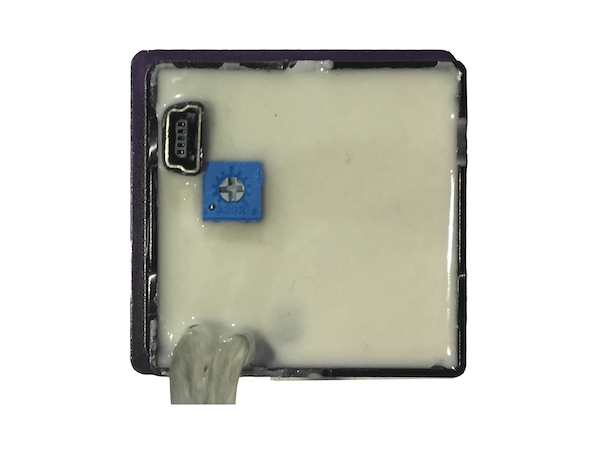
#> input picture test_data/switch/ok/switch-0-ok.png, 600 x 450 px
$ jupyter execute switch_detector.ipynb   (shell and % lines are left out)
#> lines starting #> are read from the running program, lines starting #| are printed output that depends on the picture
## Quality control of switches

[cell 1]
import numpy as np
import cv2
import matplotlib.pyplot as plt
import os
from cv2.ximgproc import colorMatchTemplate
from cv2 import matchTemplate

[cell 2]
TEST_DATA_PATH = os.path.join('..','test_data','switch')
TEST_DATA_PATH_OK = os.path.join(TEST_DATA_PATH,'ok')
TEST_DATA_PATH_FAIL = os.path.join(TEST_DATA_PATH,'fail')

[cell 3]
def align_image(im1, im2, warp_mode=cv2.MOTION_EUCLIDEAN, max_iter=5000,\
                corr_inc_eps=1e-10, gauss_filt_size=5):
    """
    :param template_img: path to template image - image of an ideal case
    :param target_img: path to target image which is to be aligned with the template image
    :return: (correlation_coefficient (from -1 to 1), transformed image)
    """
    # Convert images to grayscale
    im1_gray = cv2.cvtColor(im1,cv2.COLOR_BGR2GRAY)
    im2_gray = cv2.cvtColor(im2,cv2.COLOR_BGR2GRAY)

    # Define 2x3 or 3x3 matrices and initialize the matrix to identity
    if warp_mode == cv2.MOTION_HOMOGRAPHY :
        warp_matrix = np.eye(3, 3, dtype=np.float32)
    else :
        warp_matrix = np.eye(2, 3, dtype=np.float32)

    # Define termination criteria
    criteria = (cv2.TERM_CRITERIA_EPS | cv2.TERM_CRITERIA_COUNT, max_iter, corr_inc_eps)

    # Run the ECC algorithm. The results are stored in warp_matrix.
    try:
        (cc, warp_matrix) = cv2.findTransformECC(im1_gray,im2_gray,warp_matrix,\
                                                 warp_mode, criteria, None, gauss_filt_size)
    except:
        print('Processing of %s failed!' % target)
        return 0., im2

    #print("correlation: %3.2f%%" % (cc*100.))

    if warp_mode == cv2.MOTION_HOMOGRAPHY :
        # Use warpPerspective for Homography
        im2_aligned = cv2.warpPerspective(im2, warp_matrix, (im1.shape[1],im1.shape[0]),\
                                          flags=cv2.INTER_LINEAR + cv2.WARP_INVERSE_MAP, borderValue=(255,255,255))
    else :
        # Use warpAffine for Translation, Euclidean and Affine
        im2_aligned = cv2.warpAffine(im2, warp_matrix, (im1.shape[1],im1.shape[0]),\
                                     flags=cv2.INTER_LINEAR + cv2.WARP_INVERSE_MAP, borderValue=(255,255,255))

    return cc, im2_aligned

[cell 4]
def match_images(im1, im2):
    """
    :param template_img:
    :param target_img:
    :return:
    """
    #result = colorMatchTemplate(im1, im2)

    #TM_SQDIFF, TM_SQDIFF_NORMED, TM_CCORR, TM_CCORR_NORMED, TM_CCOEFF, TM_CCOEFF_NORMED
    result = matchTemplate(im1,im2,cv2.TM_SQDIFF_NORMED)

    return result

[cell 5]
failures = sorted([os.path.join(TEST_DATA_PATH_FAIL,x) for x in filter(lambda x: x.endswith('png'), os.listdir(TEST_DATA_PATH_FAIL))])
oks = sorted([os.path.join(TEST_DATA_PATH_OK,x) for x in filter(lambda x: x.endswith('png'), os.listdir(TEST_DATA_PATH_OK))])
images = oks+failures
#images = oks[:2]+failures[:2]

THRESHOLD = 0.98

# source image - template to which we compare
template_img = cv2.imread(os.path.join(TEST_DATA_PATH_OK,'switch-0-ok.png'))
#> template_img is the input picture: shape (450, 600, 3); mean B, G, R 203.1, 210.7, 210.5

template_img_HSV = cv2.cvtColor(template_img, cv2.COLOR_BGR2HSV)
#> template_img_HSV: shape (450, 600, 3); mean H, S, V 17.8, 16.7, 212
template_img_H, template_img_S, template_img_V = cv2.split(template_img_HSV)
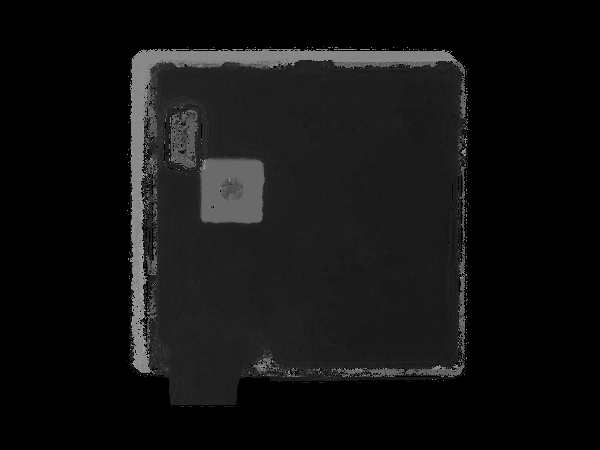
#> template_img_H: shape (450, 600); min 0, max 174, mean 17.8
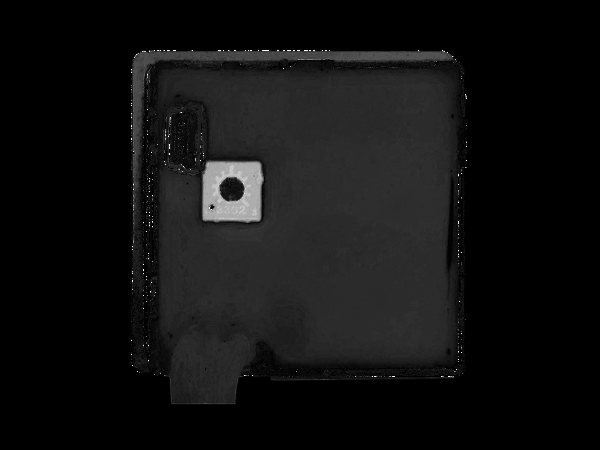
#> template_img_S: shape (450, 600); min 0, max 255, mean 16.7
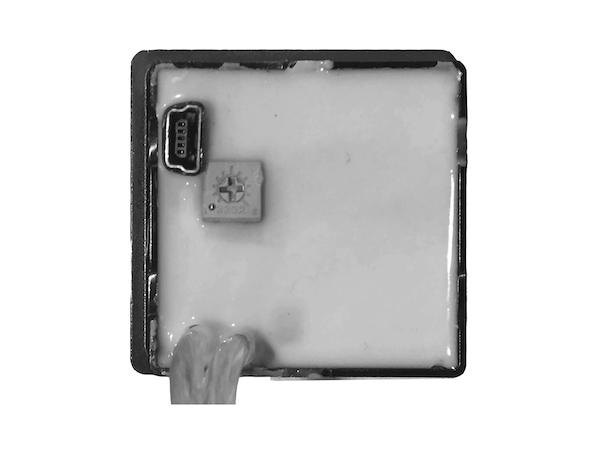
#> template_img_V: shape (450, 600); min 0, max 255, mean 212

H_points = []
S_points = []
V_points = []

for target in images:
    target_img = cv2.imread(target)

    cc, target_img_rot = align_image(template_img, target_img, warp_mode=cv2.MOTION_HOMOGRAPHY)
#> in align_image, `(cc, warp_matrix) = cv2.findTransformECC(im1_gray,im2_gray,warp_matrix..`: cc = 1; warp_matrix = [[1, -4.68e-10, 4.3e-07], [-8.26e-10, 1, 3.25e-07], [-4.23e-12, -1.64e-12, 1]]
#> cc = 1
    target_img_rot_HSV = cv2.cvtColor(target_img_rot, cv2.COLOR_BGR2HSV)

    target_img_rot_H, target_img_rot_S, target_img_rot_V = cv2.split(target_img_rot_HSV)

    score_mat_H = match_images(template_img_H, target_img_rot_H)
#> in match_images, `result = matchTemplate(im1,im2,cv2.TM_SQDIFF_NORMED)`: result = [7.38e-08]
#> score_mat_H = [7.38e-08]
    score_mat_S = match_images(template_img_S, target_img_rot_S)
#> score_mat_S = [1.13e-07]
    score_mat_V = match_images(template_img_V, target_img_rot_V)
#> score_mat_V = [4.98e-08]

    H_points.append(score_mat_H.max())
    S_points.append(score_mat_S.max())
    V_points.append(score_mat_V.max())

    fig = plt.figure()
    ax = fig.add_subplot(131)
    ax.imshow(template_img)
    ax = fig.add_subplot(132)
    ax.imshow(target_img)
    ax = fig.add_subplot(133)
    ax.imshow(target_img_rot)

    #label = 'PASS' if cc > THRESHOLD else 'DEFECT'
    #print('[%s] agreement %3.2f%%": "%s"' % (label, cc*100., target))

    print(template_img.shape, target_img_rot.shape, '[%s] agreement %4.3f-%4.3f,%4.3f-%4.3f,%4.3f-%4.3f": "%s"' % ('',score_mat_H.min(),score_mat_H.max(),score_mat_S.min(),score_mat_S.max(),score_mat_V.min(),score_mat_V.max(),target.split(os.sep)[-1]))
#| (450, 600, 3) (450, 600, 3) [] agreement 0.000-0.000,0.000-0.000,0.000-0.000": "switch-0-ok.png"
#> pass 2 of the loop `for target in images:`:
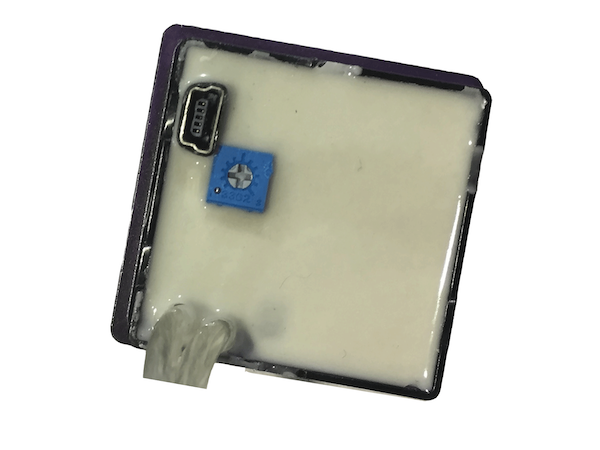
#> input picture test_data/switch/ok/switch-1-ok.png, 600 x 450 px
#> target_img is the input picture: shape (450, 600, 3); mean B, G, R 203.1, 210.7, 210.5
#> in align_image (call 2), `im2_gray = cv2.cvtColor(im2,cv2.COLOR_BGR2GRAY)`:
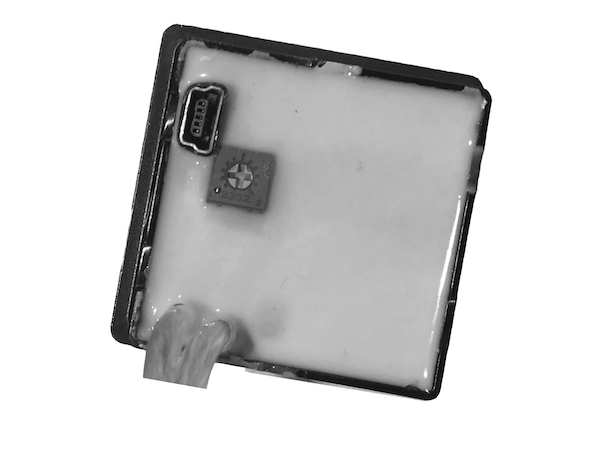
#> im2_gray: shape (450, 600); min 0, max 255, mean 209.7
